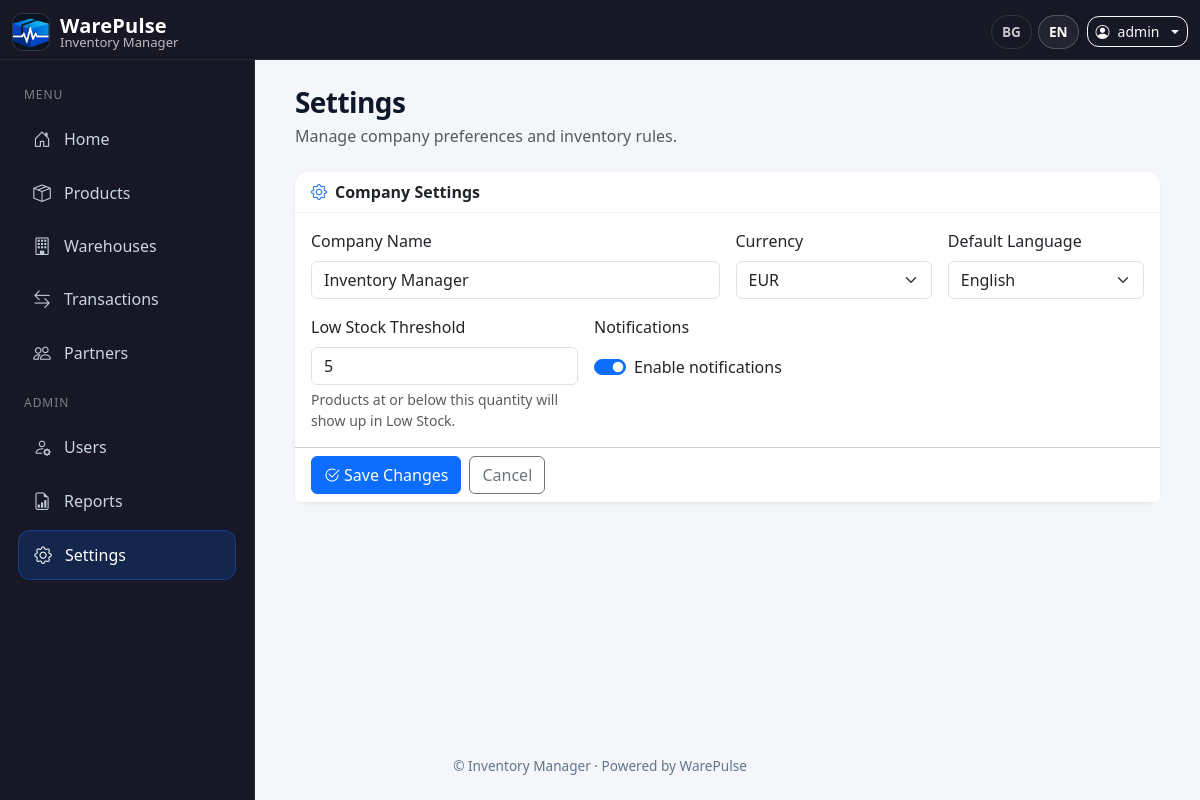
The app's page /settings/ (signed in) with its own data.
### inventory/models.py (models this page shows, shortened)
class AppConfig(db.Model):
    __tablename__ = "app_config"
    id = db.Column(db.Integer, primary_key=True)
    owner_id = db.Column(db.Integer, db.ForeignKey("user.id"), nullable=False, unique=True)
    company_name = db.Column(db.String(120), default="My Company")
    logo_path = db.Column(db.String(200))
    notifications_enabled = db.Column(db.Boolean, default=True)
    low_stock_threshold = db.Column(db.Integer, default=5)
    default_language = db.Column(db.String(10), default="en")
    currency = db.Column(db.String(10), default="EUR")

class User(db.Model, UserMixin):
    __tablename__ = "user"
    id = db.Column(db.Integer, primary_key=True)
    username = db.Column(db.String(150), nullable=False, unique=True)
    email = db.Column(db.String(150), nullable=False, unique=True)
    password = db.Column(db.String(200), nullable=False)
    role = db.Column(db.String(50), nullable=False, default="User")
    created_by_id = db.Column(db.Integer, db.ForeignKey("user.id"), nullable=True)
    login_count = db.Column(db.Integer, default=0, nullable=False)
    last_login_ip = db.Column(db.String(64), nullable=True)
    last_login_country = db.Column(db.String(100), nullable=True)
    last_login_at = db.Column(db.DateTime, nullable=True)
    last_login_user_agent = db.Column(db.String(255), nullable=True)
    force_password_change = db.Column(db.Boolean, default=False, nullable=False)
    password_changed_at = db.Column(db.DateTime, nullable=True)
    company_name = db.Column(db.String(150), nullable=True)
    created_by = db.relationship("User", remote_side=[id], backref="created_users")
    transactions = db.relationship("Transaction", back_populates="user")
    login_events = db.relationship(
        "LoginEvent",
        back_populates="user",
        cascade="all, delete-orphan",
        order_by="desc(LoginEvent.logged_in_at)",
    )

### inventory/routes/settings.py (the view, shortened to what this page needs)
@bp.route("/", methods=["GET", "POST"])
@login_required
def settings():
    if not has_permission(current_user, "settings:manage"):
        flash(_("Access denied"), "danger")
        return redirect(url_for("main.index"))
    owner_id = _get_owner_id()
    if owner_id is None:
        flash(_("Owner context required."), "warning")
        return redirect(url_for("main.index"))
    config = _get_or_create_config(owner_id)
    return render_template("settings.html", config=config)

### inventory/utils/permissions.py (called while the page is built)
def _norm_role(role: str | None) -> str:
    if not role:
        return ""
    r = " ".join(role.strip().split())
    compact = r.replace(" ", "")
    if compact == "Admin/Owner":
        return ROLE_ADMIN_OWNER
    return r

def has_permission(user, permission: str) -> bool:
    role = _norm_role(getattr(user, "role", None))
    allowed = ROLE_PERMISSIONS.get(role, set())
    return permission in allowed

### inventory/utils/translations.py (called while the page is built)
def load_translations(lang, app):
    path = os.path.join('translations', f'{lang}.json')
    if not os.path.exists(path):
        path = os.path.join('translations', f"{app.config['DEFAULT_LANG']}.json")
    with open(path, 'r', encoding='utf-8') as f:
        return json.load(f)

def set_language(app):
    lang = request.args.get('lang')
    if lang and lang in app.config['LANGUAGES']:
        session['lang'] = lang
    elif 'lang' not in session:
        session['lang'] = app.config['DEFAULT_LANG']
    g.lang = session['lang']
    g.translations = load_translations(g.lang, app)

def _(key):
    try:
        return g.translations.get(key, key)
    except Exception:
        return key

### inventory/templates/settings.html (shortened to what this page needs)
{% extends "base.html" %}
{% block content %}
<div class="container-fluid">
  <div class="mb-4">
    <h3 class="fw-bold mb-0">{{ _('Settings') }}</h3>
    <div class="text-muted mt-1">{{ _('Manage company preferences and inventory rules.') }}</div>
  </div>
  <form method="POST" class="card shadow-sm border-0">
    <div class="card-header bg-white fw-semibold d-flex align-items-center">
      <i class="bi bi-gear me-2 text-primary"></i>{{ _('Company Settings') }}
    </div>
    <div class="card-body">
      <div class="row g-3">
        <div class="col-md-6">
          <label class="form-label">{{ _('Company Name') }}</label>
          <input type="text" name="company_name" class="form-control" value="{{ config.company_name }}" required>
        </div>
        <div class="col-md-3">
          <label class="form-label">{{ _('Currency') }}</label>
          <select name="currency" class="form-select">
            <option value="EUR" {% if config.currency == 'EUR' %}selected{% endif %}>EUR</option>
          </select>
        </div>
        <div class="col-md-3">
          <label class="form-label">{{ _('Default Language') }}</label>
          <select name="default_language" class="form-select">
            <option value="en" {% if config.default_language == 'en' %}selected{% endif %}>English</option>
          </select>
        </div>
        <div class="col-md-4">
          <label class="form-label">{{ _('Low Stock Threshold') }}</label>
          <input type="number" min="0" name="low_stock_threshold" class="form-control"
                 value="{{ config.low_stock_threshold if config.low_stock_threshold is not none else 5 }}">
          <div class="form-text">
            {{ _('Products at or below this quantity will show up in Low Stock.') }}
          </div>
        </div>
        <div class="col-md-4">
          <label class="form-label">{{ _('Notifications') }}</label>
          <div class="form-check form-switch mt-2">
            <input class="form-check-input" type="checkbox" role="switch"
                   name="notifications_enabled" id="notifSwitch"
                   {% if config.notifications_enabled %}checked{% endif %}>
            <label class="form-check-label" for="notifSwitch">
              {{ _('Enable notifications') }}
            </label>
          </div>
        </div>
      </div>
    </div>
    <div class="card-footer bg-white d-flex gap-2">
      <button class="btn btn-primary">
        <i class="bi bi-check2-circle me-1"></i>{{ _('Save Changes') }}
      </button>
      <a href="{{ url_for('main.index') }}" class="btn btn-outline-secondary">
        {{ _('Cancel') }}
      </a>
    </div>
  </form>
</div>
{% endblock %}

### inventory/templates/base.html (shortened to what this page needs)
<!DOCTYPE html>
<html lang="{{ g.lang or 'en' }}">
<head>
  <link href="https://cdn.jsdelivr.net/npm/bootstrap@5.3.2/dist/css/bootstrap.min.css" rel="stylesheet" />
  <link href="https://cdn.jsdelivr.net/npm/bootstrap-icons@1.11.3/font/bootstrap-icons.css" rel="stylesheet" />
</head>
<body>
<nav class="navbar navbar-dark topbar fixed-top">
  <div class="container-fluid">
    <a class="navbar-brand brand"
       href="{% if current_user.is_authenticated %}
                {% if current_user.role == 'Developer' %}
                  {{ url_for('users.developer_dashboard') }}
                {% else %}
                  {{ url_for('main.index') }}
                {% endif %}
              {% else %}
                {{ url_for('main.landing') }}
              {% endif %}">
      <img src="{{ url_for('static', filename='warepulse-logo.png') }}" alt="WarePulse Logo" />
      <div class="d-flex flex-column">
        <span class="name">WarePulse</span>
        <span class="company">{{ g.app_config.company_name if g.app_config else '' }}</span>
      </div>
    </a>
    <div class="ms-auto d-flex align-items-center gap-2 top-actions">
      <div class="lang-pill d-none d-sm-flex align-items-center">
        <a href="?lang=bg" class="{% if g.lang=='bg' %}active{% endif %}">BG</a>
        <a href="?lang=en" class="{% if g.lang=='en' %}active{% endif %}">EN</a>
      </div>
      {% if current_user.is_authenticated %}
        <div class="dropdown">
          <a class="btn btn-outline-light btn-sm dropdown-toggle d-flex align-items-center gap-2"
             href="#" id="userDropdown" data-bs-toggle="dropdown" aria-expanded="false">
            <i class="bi bi-person-circle"></i>
            <span class="d-none d-sm-inline">{{ current_user.username }}</span>
          </a>
        </div>
      {% else %}
        <a class="btn btn-outline-light btn-sm" href="{{ url_for('auth.login') }}">{{ _('Login') }}</a>
        <a class="btn btn-primary btn-sm" href="{{ url_for('auth.register_admin') }}">{{ _('Register') }}</a>
      {% endif %}
    </div>
  </div>
</nav>
{% if current_user.is_authenticated and current_user.role != 'Developer' %}
  <aside id="sidebar" class="sidebar">
    <div class="nav-group-label">{{ _('Menu') }}</div>
    <a href="{{ url_for('main.index') }}"
       class="side-link {% if request.endpoint == 'main.index' %}active{% endif %}">
      <i class="bi bi-house-door"></i> {{ _('Home') }}
    </a>
    <a href="{{ url_for('products.products') }}"
       class="side-link {% if request.endpoint and request.endpoint.startswith('products.') %}active{% endif %}">
      <i class="bi bi-box-seam"></i> {{ _('Products') }}
    </a>
    <a href="{{ url_for('warehouses.warehouses') }}"
       class="side-link {% if request.endpoint and request.endpoint.startswith('warehouses.') %}active{% endif %}">
      <i class="bi bi-building"></i> {{ _('Warehouses') }}
    </a>
    <a href="{{ url_for('transactions.transactions') }}"
       class="side-link {% if request.endpoint and request.endpoint.startswith('transactions.') %}active{% endif %}">
      <i class="bi bi-arrow-left-right"></i> {{ _('Transactions') }}
    </a>
    <a href="{{ url_for('partners.partners') }}"
       class="side-link {% if request.endpoint and request.endpoint.startswith('partners.') %}active{% endif %}">
      <i class="bi bi-people"></i> {{ _('Partners') }}
    </a>
    {% if current_user.role == 'Admin / Owner' %}
      <div class="nav-group-label">{{ _('Admin') }}</div>
      <a href="{{ url_for('users.users') }}"
         class="side-link {% if request.endpoint and request.endpoint.startswith('users.') %}active{% endif %}">
        <i class="bi bi-person-gear"></i> {{ _('Users') }}
      </a>
      <a href="{{ url_for('reports.reports_home') }}"
         class="side-link {% if request.endpoint and request.endpoint.startswith('reports.') %}active{% endif %}">
        <i class="bi bi-file-earmark-bar-graph"></i> {{ _('Reports') }}
      </a>
      <a href="{{ url_for('settings.settings') }}"
         class="side-link {% if request.endpoint and request.endpoint.startswith('settings.') %}active{% endif %}">
        <i class="bi bi-gear"></i> {{ _('Settings') }}
      </a>
    {% endif %}
  </aside>
{% endif %}
<div class="content-wrap">
  <main class="main-content">
    {% block content %}{% endblock %}
  </main>
  <footer class="footer text-center">
    <div class="container">
      {% set company = g.app_config.company_name if g.app_config else '' %}
      © {{ company }} · Powered by WarePulse
    </div>
  </footer>
</div>
</body>
</html>

### inventory/templates/base.html (style rules this page uses)
:root { --sidebar-width: 255px; --bg: #f4f6f9; --surface: #ffffff; --topbar: #171725; --sidebar: #171725; --sidebar-border: rgba(255,255,255,0.08); --text: #0f172a; --muted: #64748b; --link: #cbd5e1; --link-hover: #ffffff; --link-active-bg: rgba(13, 110, 253, 0.18); --primary: #0d6efd; --shadow: 0 0.35rem 1.2rem rgba(15, 23, 42, 0.08); --radius: 14px; }
body { background: var(--bg); color: var(--text); font-family: system-ui, -apple-system, "Segoe UI", Roboto, "Helvetica Neue", Arial, "Noto Sans", "Apple Color Emoji","Segoe UI Emoji"; margin: 0; }
.topbar { background: var(--topbar); border-bottom: 1px solid rgba(255,255,255,0.08); height: 60px; }
.brand { text-decoration: none; display: flex; align-items: center; gap: 10px; min-width: 220px; }
.brand img { height: 38px; width: 38px; border-radius: 10px; object-fit: cover; background: rgba(255,255,255,0.06); border: 1px solid rgba(255,255,255,0.08); }
.brand .name { color: #fff; font-weight: 750; letter-spacing: 0.2px; line-height: 1.05; }
.brand .company { color: rgba(255,255,255,0.7); font-size: 0.82rem; line-height: 1.05; }
.top-actions .btn, .top-actions .dropdown-toggle { border-radius: 12px; }
.lang-pill a { color: rgba(255,255,255,0.75); text-decoration: none; font-weight: 600; font-size: 0.85rem; padding: 6px 10px; border-radius: 999px; border: 1px solid rgba(255,255,255,0.12); margin-left: 6px; }
.lang-pill a.active, .lang-pill a:hover { color: #fff; border-color: rgba(255,255,255,0.22); background: rgba(255,255,255,0.06); }
.sidebar { position: fixed; top: 60px; left: 0; width: var(--sidebar-width); height: calc(100% - 60px); background: var(--sidebar); border-right: 1px solid var(--sidebar-border); padding: 14px 10px; overflow-y: auto; z-index: 2000; transform: translateX(0); transition: transform .25s ease; }
.nav-group-label { color: rgba(255,255,255,0.45); font-size: 0.75rem; letter-spacing: .08em; text-transform: uppercase; padding: 12px 14px 6px; }
.side-link { display: flex; align-items: center; gap: 12px; padding: 11px 14px; margin: 5px 8px; border-radius: 12px; text-decoration: none; color: var(--link); transition: background .15s ease, color .15s ease, transform .05s ease; }
.side-link i { font-size: 1.1rem; width: 20px; text-align: center; opacity: 0.95; }
.side-link.active { background: var(--link-active-bg); color: #fff; border: 1px solid rgba(13,110,253,0.35); }
.content-wrap { margin-top: 60px; min-height: calc(100vh - 60px); display: flex; flex-direction: column; }
.main-content { flex: 1; padding: 22px; transition: margin-left .25s ease; }
@media (min-width: 992px) { .main-content { margin-left: var(--sidebar-width); padding: 26px 28px; } }
.card { border: 0; border-radius: var(--radius); box-shadow: var(--shadow); }
.card-header { border-bottom: 1px solid rgba(15,23,42,0.06); border-top-left-radius: var(--radius) !important; border-top-right-radius: var(--radius) !important; }
.footer { color: var(--muted); font-size: 0.85rem; padding: 16px 0 24px; }
h1, h2, h3 { letter-spacing: -0.02em; }

### records on screen
AppConfig: app_config "Inventory Manager", company_name "Inventory Manager", currency "EUR", default_language "English", low_stock_threshold "5", notifications_enabled "☑"
User: username "admin"
